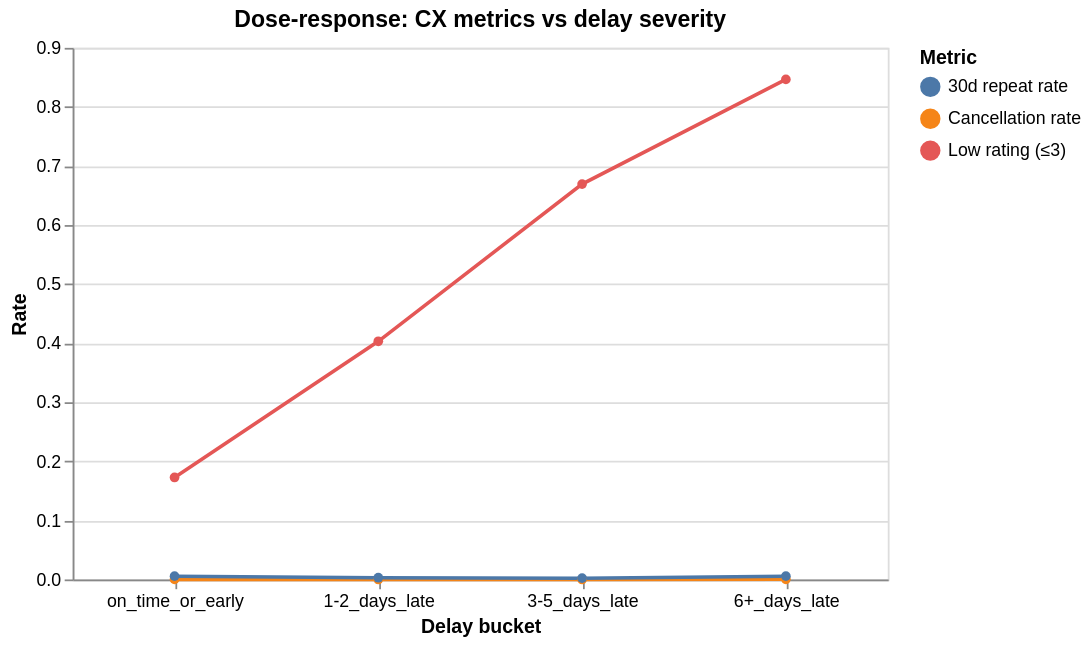

The notebook cell this image was saved under:
### Code cell
# Low rating, cancellation, and repeat rate vs delay bucket
dose_long = (
    dose_summary.melt(
        id_vars=["delay_bucket", "orders"],
        value_vars=["low_rating_rate", "cancel_rate", "repeat_rate"],
        var_name="metric",
        value_name="value",
    )
    .assign(
        metric=lambda d: d["metric"].map(
            {
                "low_rating_rate": "Low rating (≤3)",
                "cancel_rate": "Cancellation rate",
                "repeat_rate": "30d repeat rate",
            }
        )
    )
)

chart_dose = (
    alt.Chart(dose_long)
    .mark_line(point=True)
    .encode(
        x=alt.X("delay_bucket:N", title="Delay bucket", sort=None, axis=alt.Axis(labelAngle=0)),
        y=alt.Y("value:Q", title="Rate"),
        color=alt.Color("metric:N", title="Metric"),
    )
    .properties(
        title="Dose-response: CX metrics vs delay severity",
        width=460,
        height=300,
    )
)
chart_dose

### Figure 1 — Vega-Lite specification as saved in the notebook (floating-point values rounded to 4 significant figures)
{"config": {"view": {"continuousWidth": 300, "continuousHeight": 300}}, "data": {"name": "data-c635c1309c0c9337574fc3f31c4db09c"}, "mark": {"type": "line", "point": true}, "encoding": {"color": {"field": "metric", "title": "Metric", "type": "nominal"}, "x": {"axis": {"labelAngle": 0}, "field": "delay_bucket", "sort": null, "title": "Delay bucket", "type": "nominal"}, "y": {"field": "value", "title": "Rate", "type": "quantitative"}}, "height": 300, "title": "Dose-response: CX metrics vs delay severity", "width": 460, "$schema": "https://vega.github.io/schema/vega-lite/v6.1.0.json", "datasets": {"data-c635c1309c0c9337574fc3f31c4db09c": [{"delay_bucket": "on_time_or_early", "orders": 89941, "metric": "Low rating (≤3)", "value": 0.1726}, {"delay_bucket": "1-2_days_late", "orders": 1370, "metric": "Low rating (≤3)", "value": 0.4032}, {"delay_bucket": "3-5_days_late", "orders": 1400, "metric": "Low rating (≤3)", "value": 0.6693}, {"delay_bucket": "6+_days_late", "orders": 3765, "metric": "Low rating (≤3)", "value": 0.8465}, {"delay_bucket": "on_time_or_early", "orders": 89941, "metric": "Cancellation rate", "value": 5.528e-05}, {"delay_bucket": "1-2_days_late", "orders": 1370, "metric": "Cancellation rate", "value": 0.0}, {"delay_bucket": "3-5_days_late", "orders": 1400, "metric": "Cancellation rate", "value": 0.0}, {"delay_bucket": "6+_days_late", "orders": 3765, "metric": "Cancellation rate", "value": 0.0002641}, {"delay_bucket": "on_time_or_early", "orders": 89941, "metric": "30d repeat rate", "value": 0.005539}, {"delay_bucket": "1-2_days_late", "orders": 1370, "metric": "30d repeat rate", "value": 0.002911}, {"delay_bucket": "3-5_days_late", "orders": 1400, "metric": "30d repeat rate", "value": 0.002138}, {"delay_bucket": "6+_days_late", "orders": 3765, "metric": "30d repeat rate", "value": 0.005547}]}}
